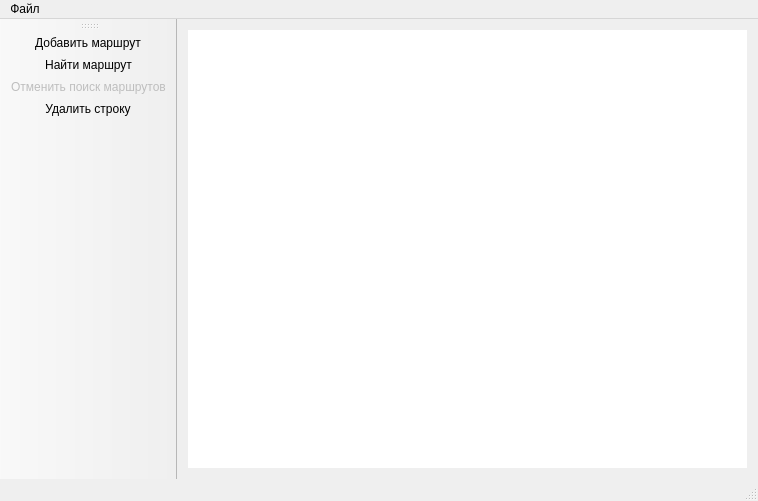
<?xml version="1.0" encoding="UTF-8"?>
<ui version="4.0">
 <class>MainWindow</class>
 <widget class="QMainWindow" name="MainWindow">
  <property name="geometry">
   <rect>
    <x>0</x>
    <y>0</y>
    <width>758</width>
    <height>501</height>
   </rect>
  </property>
  <property name="windowTitle">
   <string>Train Schedule</string>
  </property>
  <property name="windowIcon">
   <iconset resource="resources.qrc">
    <normaloff>:/rec/img/train.png</normaloff>:/rec/img/train.png</iconset>
  </property>
  <widget class="QWidget" name="centralWidget">
   <property name="sizePolicy">
    <sizepolicy hsizetype="Preferred" vsizetype="Preferred">
     <horstretch>0</horstretch>
     <verstretch>0</verstretch>
    </sizepolicy>
   </property>
   <layout class="QVBoxLayout" name="verticalLayout">
    <item>
     <widget class="QTableView" name="tableView">
      <property name="enabled">
       <bool>true</bool>
      </property>
      <property name="sizePolicy">
       <sizepolicy hsizetype="Expanding" vsizetype="Expanding">
        <horstretch>0</horstretch>
        <verstretch>0</verstretch>
       </sizepolicy>
      </property>
      <property name="font">
       <font>
        <pointsize>10</pointsize>
       </font>
      </property>
      <property name="autoFillBackground">
       <bool>false</bool>
      </property>
      <property name="frameShape">
       <enum>QFrame::NoFrame</enum>
      </property>
      <property name="lineWidth">
       <number>1</number>
      </property>
      <property name="midLineWidth">
       <number>0</number>
      </property>
      <property name="autoScrollMargin">
       <number>16</number>
      </property>
      <property name="editTriggers">
       <set>QAbstractItemView::NoEditTriggers</set>
      </property>
      <property name="selectionBehavior">
       <enum>QAbstractItemView::SelectRows</enum>
      </property>
      <property name="sortingEnabled">
       <bool>true</bool>
      </property>
      <attribute name="horizontalHeaderVisible">
       <bool>true</bool>
      </attribute>
      <attribute name="horizontalHeaderCascadingSectionResizes">
       <bool>false</bool>
      </attribute>
      <attribute name="horizontalHeaderDefaultSectionSize">
       <number>170</number>
      </attribute>
      <attribute name="horizontalHeaderMinimumSectionSize">
       <number>100</number>
      </attribute>
     </widget>
    </item>
   </layout>
  </widget>
  <widget class="QMenuBar" name="menuBar">
   <property name="geometry">
    <rect>
     <x>0</x>
     <y>0</y>
     <width>758</width>
     <height>26</height>
    </rect>
   </property>
   <widget class="QMenu" name="menu">
    <property name="title">
     <string>Файл</string>
    </property>
    <addaction name="add_way"/>
    <addaction name="find_way"/>
    <addaction name="close_search"/>
    <addaction name="delete_row"/>
   </widget>
   <addaction name="menu"/>
  </widget>
  <widget class="QToolBar" name="mainToolBar">
   <attribute name="toolBarArea">
    <enum>LeftToolBarArea</enum>
   </attribute>
   <attribute name="toolBarBreak">
    <bool>false</bool>
   </attribute>
   <addaction name="add_way"/>
   <addaction name="find_way"/>
   <addaction name="close_search"/>
   <addaction name="delete_row"/>
  </widget>
  <widget class="QStatusBar" name="statusBar"/>
  <action name="add_way">
   <property name="icon">
    <iconset resource="resources.qrc">
     <normaloff>:/rec/img/add-new.png</normaloff>:/rec/img/add-new.png</iconset>
   </property>
   <property name="text">
    <string>Добавить маршрут</string>
   </property>
   <property name="shortcut">
    <string>Ctrl+N</string>
   </property>
   <property name="visible">
    <bool>true</bool>
   </property>
  </action>
  <action name="find_way">
   <property name="icon">
    <iconset resource="resources.qrc">
     <normaloff>:/rec/img/search.png</normaloff>:/rec/img/search.png</iconset>
   </property>
   <property name="text">
    <string>Найти маршрут</string>
   </property>
   <property name="shortcut">
    <string>Ctrl+F</string>
   </property>
  </action>
  <action name="delete_row">
   <property name="icon">
    <iconset resource="resources.qrc">
     <normaloff>:/rec/img/delete.png</normaloff>:/rec/img/delete.png</iconset>
   </property>
   <property name="text">
    <string>Удалить строку</string>
   </property>
   <property name="shortcut">
    <string>Del</string>
   </property>
  </action>
  <action name="close_search">
   <property name="checkable">
    <bool>false</bool>
   </property>
   <property name="enabled">
    <bool>false</bool>
   </property>
   <property name="icon">
    <iconset resource="resources.qrc">
     <normaloff>:/rec/img/close.png</normaloff>:/rec/img/close.png</iconset>
   </property>
   <property name="text">
    <string>Отменить поиск маршрутов</string>
   </property>
   <property name="visible">
    <bool>true</bool>
   </property>
  </action>
 </widget>
 <layoutdefault spacing="6" margin="11"/>
 <resources>
  <include location="resources.qrc"/>
 </resources>
 <connections/>
</ui>
